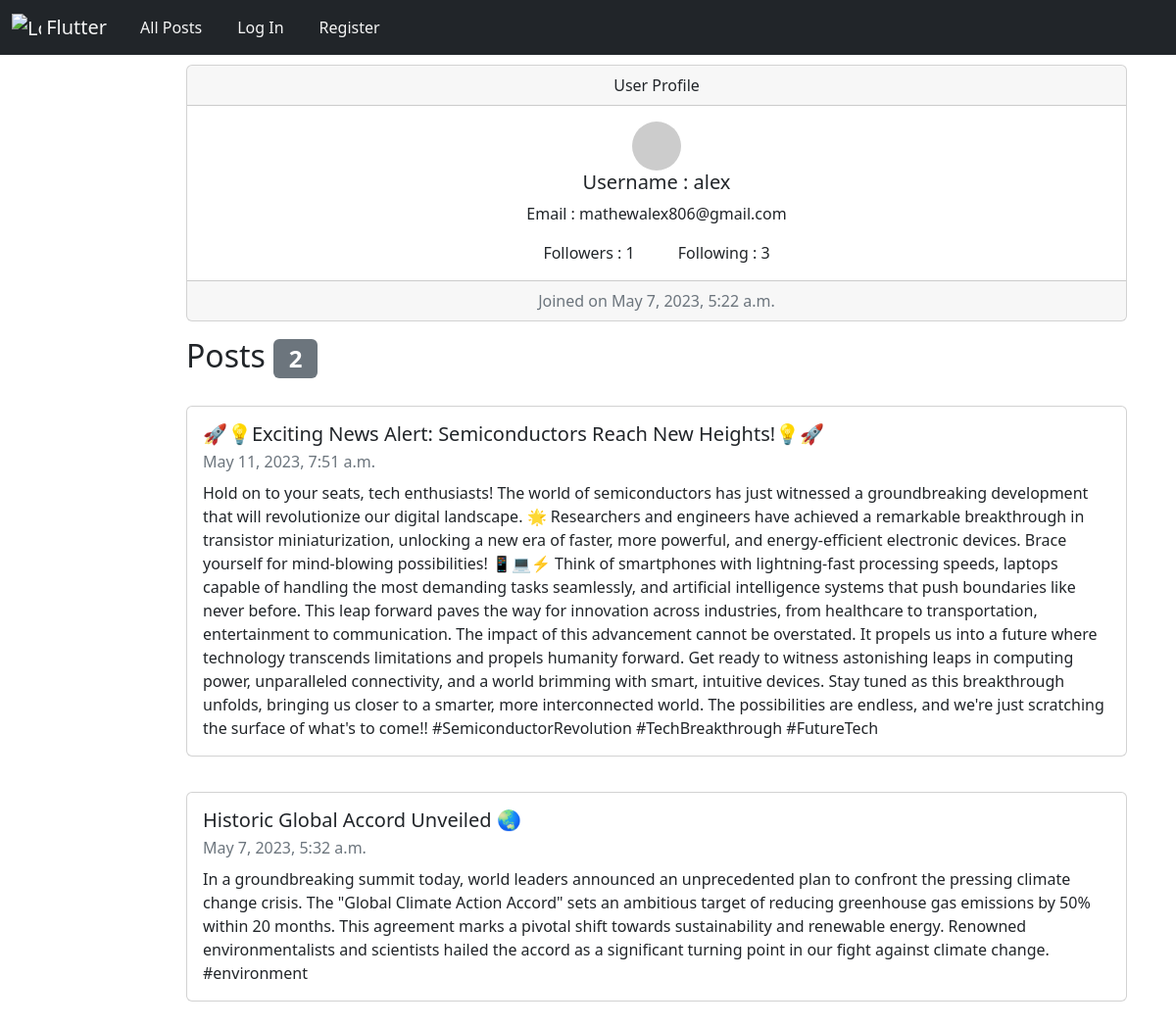
The app's page /profile/alex, older data.
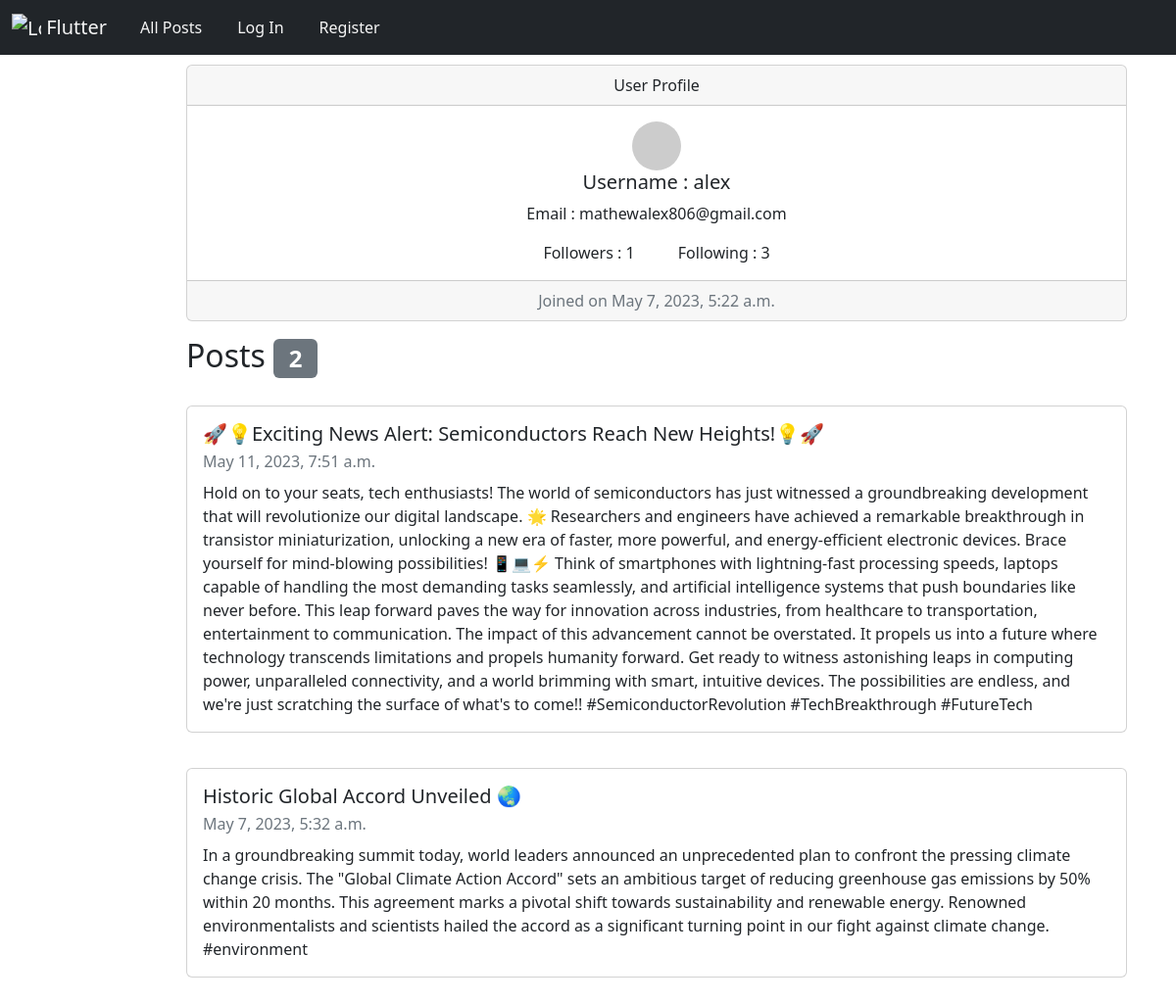
The same page, newer data.
### network/models.py (models this page shows, shortened)
class Post(models.Model):
    user= models.ForeignKey(User, on_delete=models.CASCADE)
    title = models.CharField(max_length=64)
    description = models.TextField(max_length=2000)
    timestamp = models.DateTimeField(auto_now_add=True)

### network/views.py (the view)
# urls.py: path("profile/<str:username>", views.profile, name= "profile"),
def profile(request, username):
    user = User.objects.get(username= username)
    post = Post.objects.filter(user = User.objects.get(username = username))
    posts = post.order_by("-timestamp").all()
    no = len(posts)
    follow = user.followers.all()
    a=[]
    for i in follow:
        a.append(i.username)
    return render(request, "network/profile.html", {"user_obj": user, "posts": posts, "no": no, "follow": a})

### network/templates/network/profile.html (shortened to what this page needs)
{%extends 'network/layout.html'%}
{%load static%}
{%block body%}
<div class="cards">
<div class="card text-center" style="width: 60rem;">
    <div class="card-header">
      User Profile
    </div>
    <div class="card-body">
      <img src="{{user_obj.pic}}" class="avatar">
      <h5 class="card-title">Username : {{user_obj.username}}</h5>
      <p class="card-text">Email : {{user_obj.email}}</p>
      <p class="card-text">Followers : {{user_obj.followers.count}} Following : {{user_obj.following.count}}</p>
    </div>
    <div class="card-footer text-muted">
     Joined on  {{user_obj.date_joined}}
    </div>
</div>
<h2>Posts <span class="badge bg-secondary" style="color: white;">{{no}}</span></h2>
</div>
{% for i in posts%}
<div class="cards">
    <div class="card" style="width: 60rem;">
        <div class="card-body">
          <h5 class="card-title">{{i.title}}</h5>
          <p class="card-subtitle mb-2 text-muted">{{i.timestamp}}</p>
          <p class="card-text">{{i.description}}</p>
        </div>
      </div>
</div>
{% endfor %}
{%endblock%}

Row changes from the older to the newer data that the page shows:
changed Post "🚀💡Exciting News Alert: Semiconductors Reach New Heights!💡🚀": description "…with smart, intuitive devices. Stay tuned as this breakthrough unfolds, bringing us closer to a smarter, more interconnected world. The possibilities are endless,…" → "…with smart, intuitive devices. The possibilities are endless,…"
